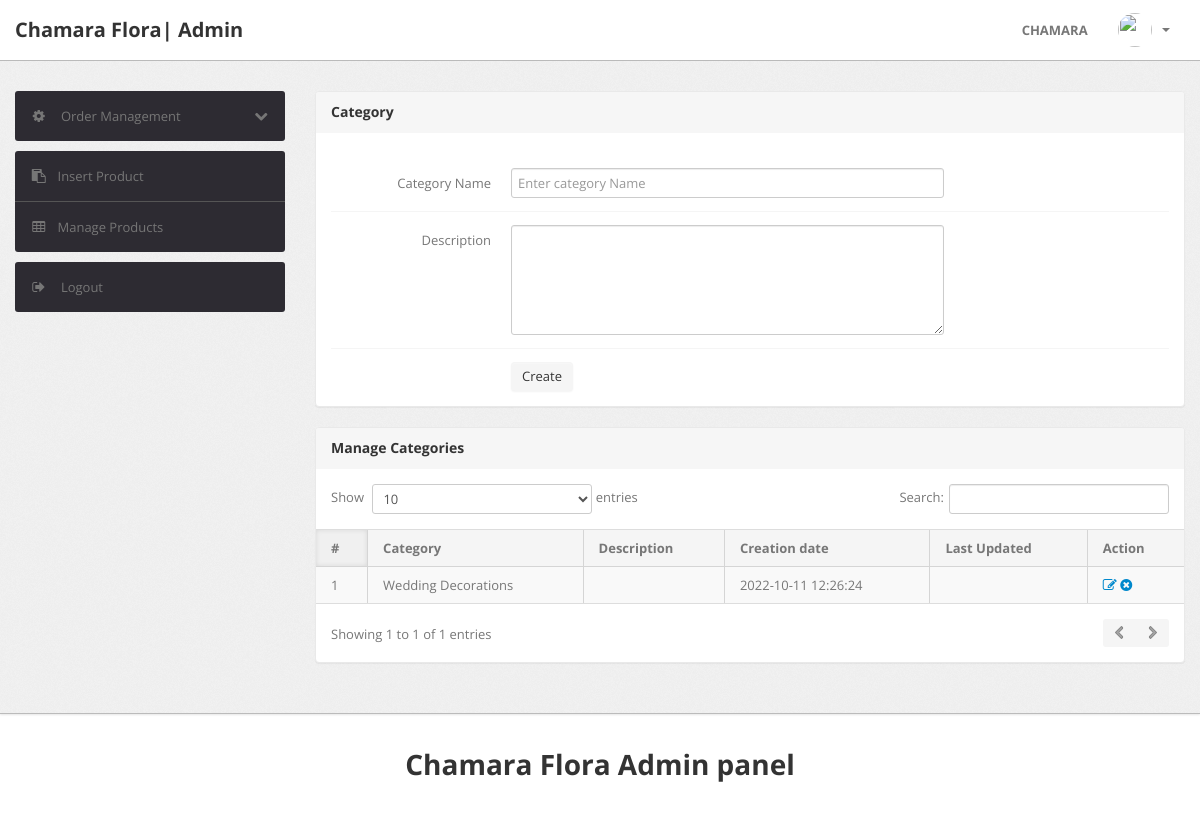
The app's page /admin/category.php (signed in) with its own data.
### tables this page shows
CREATE TABLE `category` (
  `id` int(11) NOT NULL,
  `categoryName` varchar(255) DEFAULT NULL,
  `categoryDescription` longtext DEFAULT NULL,
  `creationDate` timestamp NOT NULL DEFAULT current_timestamp(),
  `updationDate` varchar(255) DEFAULT NULL
);

### admin/category.php (the view, shortened to what this page needs)
<?php
include('include/config.php');
if(strlen($_SESSION['alogin'])==0)
	{
header('location:index.php');
}
else{
?>
<!DOCTYPE html>
<html lang="en">
<head>
	<link type="text/css" href="bootstrap/css/bootstrap.min.css" rel="stylesheet">
	<link type="text/css" href="bootstrap/css/bootstrap-responsive.min.css" rel="stylesheet">
	<link type="text/css" href="css/theme.css" rel="stylesheet">
	<link type="text/css" href="images/icons/css/font-awesome.css" rel="stylesheet">
</head>
<body>
<?php include('include/header.php');?>
	<div class="wrapper">
		<div class="container">
			<div class="row">
<?php include('include/sidebar.php');?>
			<div class="span9">
					<div class="content">
						<div class="module">
							<div class="module-head">
								<h3>Category</h3>
							</div>
							<div class="module-body">
									<br />
			<form class="form-horizontal row-fluid" name="Category" method="post" >
<div class="control-group">
<label class="control-label" for="basicinput">Category Name</label>
<div class="controls">
<input type="text" placeholder="Enter category Name"  name="category" class="span8 tip" required>
</div>
</div>
<div class="control-group">
											<label class="control-label" for="basicinput">Description</label>
											<div class="controls">
												<textarea class="span8" name="description" rows="5"></textarea>
											</div>
										</div>
	<div class="control-group">
											<div class="controls">
												<button type="submit" name="submit" class="btn">Create</button>
											</div>
										</div>
									</form>
							</div>
						</div>
	<div class="module">
							<div class="module-head">
								<h3>Manage Categories</h3>
							</div>
							<div class="module-body table">
								<table cellpadding="0" cellspacing="0" border="0" class="datatable-1 table table-bordered table-striped	 display" width="100%">
									<thead>
										<tr>
											<th>#</th>
											<th>Category</th>
											<th>Description</th>
											<th>Creation date</th>
											<th>Last Updated</th>
											<th>Action</th>
										</tr>
									</thead>
									<tbody>
<?php $query=mysqli_query($con,"select * from category");
$cnt=1;
while($row=mysqli_fetch_array($query))
{
?>
										<tr>
											<td><?php echo htmlentities($cnt);?></td>
											<td><?php echo htmlentities($row['categoryName']);?></td>
											<td><?php echo htmlentities($row['categoryDescription']);?></td>
											<td> <?php echo htmlentities($row['creationDate']);?></td>
											<td><?php echo htmlentities($row['updationDate']);?></td>
											<td>
											<a href="edit-category.php?id=<?php echo $row['id']?>" ><i class="icon-edit"></i></a>
											<a href="category.php?id=<?php echo $row['id']?>&del=delete" onClick="return confirm('Are you sure you want to delete?')"><i class="icon-remove-sign"></i></a></td>
										</tr>
										<?php $cnt=$cnt+1; } ?>
								</table>
							</div>
						</div>
					</div>
				</div>
			</div>
		</div>
	</div>
<?php include('include/footer.php');?>
</body>
<?php } ?>

### records on screen
category: categoryName "Wedding Decorations", creationDate "2022-10-11 12:26:24"
